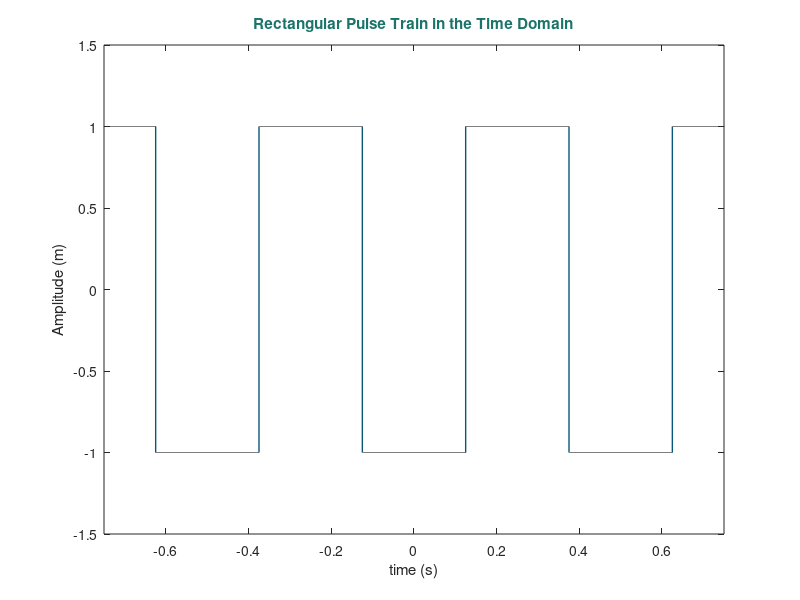
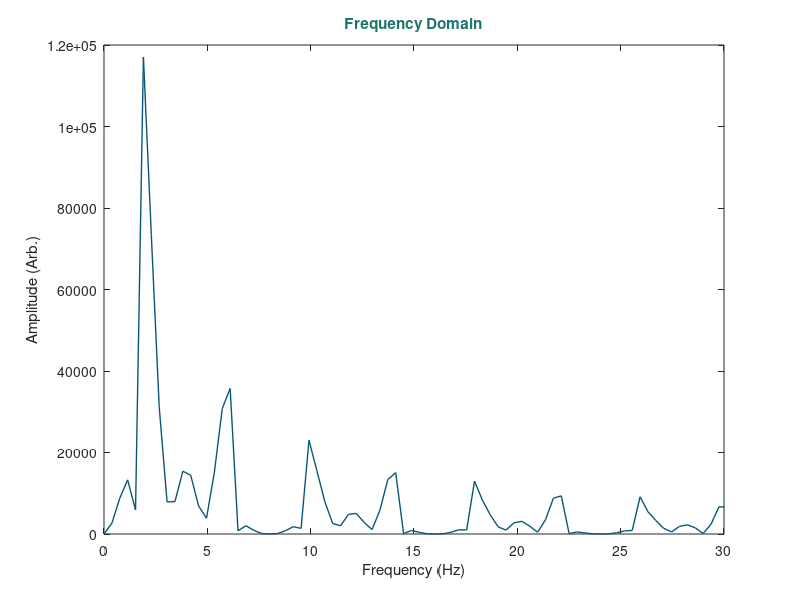
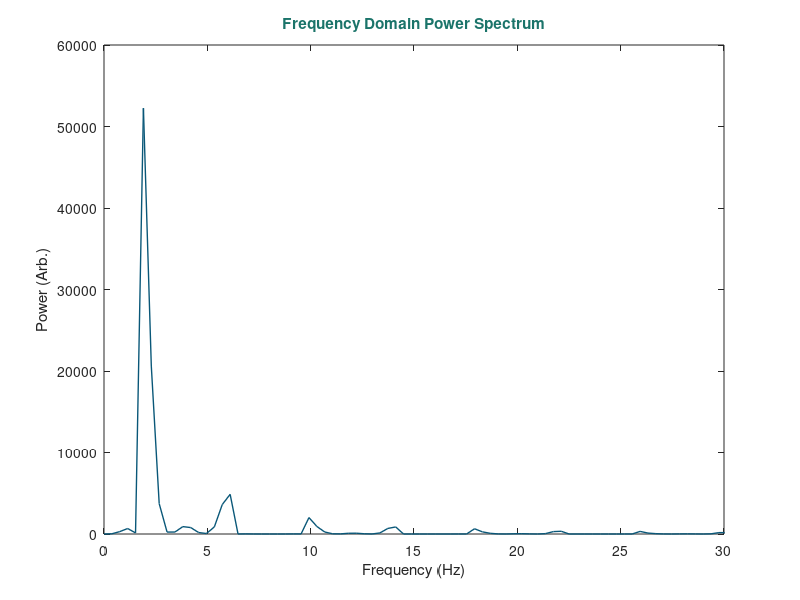

The MATLAB source for these figures, in order:
%% Rectangular Pulse 

%% ---Rectangular Pulse Train--- 


w=50;                      % positive signal width %
F=2;                       % signal frequency
T=1/F;                     % signal period 
w0=2*pi*F;                 % signal pulse
ts=T/50000;                % sample time
np=2;                      % number of period
t=-np*T:ts:np*T;

%MATLAB may prompt you to download a package to use this square function

y=square(w0*(t-T*w/200),w); 

%Plot in the Time Domain 

figure(4)
plot(t,y,'color','#095778','LineWidth',1)
xlabel('time (s)')
ylabel('Amplitude (m)')
title('Rectangular Pulse Train in the Time Domain', ...
    'color','#1b746a','FontWeight','bold')
axis([-0.75 0.75 -1.5 1.5])

%% Padding to Optimize the FFT

L = length(t);
n = 2^nextpow2(L);           %Apply Padding to next power of 2 

Y = fft(y,n);                %FFT over new length
Y_Mag = abs(Y);              %Take the magnitude
freq = (1/ts)*(0:(n-1))./n;  %Frequency Range


%Plot the magnitude 

figure(5)
plot(freq,Y_Mag,'color','#095778','LineWidth',1)
xlabel('Frequency (Hz)')
ylabel('Amplitude (Arb.)')
title('Frequency Domain','color','#1b746a','FontWeight','bold')
xlim([0 30])

%% Plotting a Power Spectrum 

k = length(Y_Mag);
power = Y_Mag.^2/k;

figure(6)
plot(freq,power,'color','#095778','LineWidth',1);
xlabel('Frequency (Hz)')
ylabel('Power (Arb.)')
title('Frequency Domain Power Spectrum',...
    'color','#1b746a','FontWeight','bold')
xlim([0 30])

